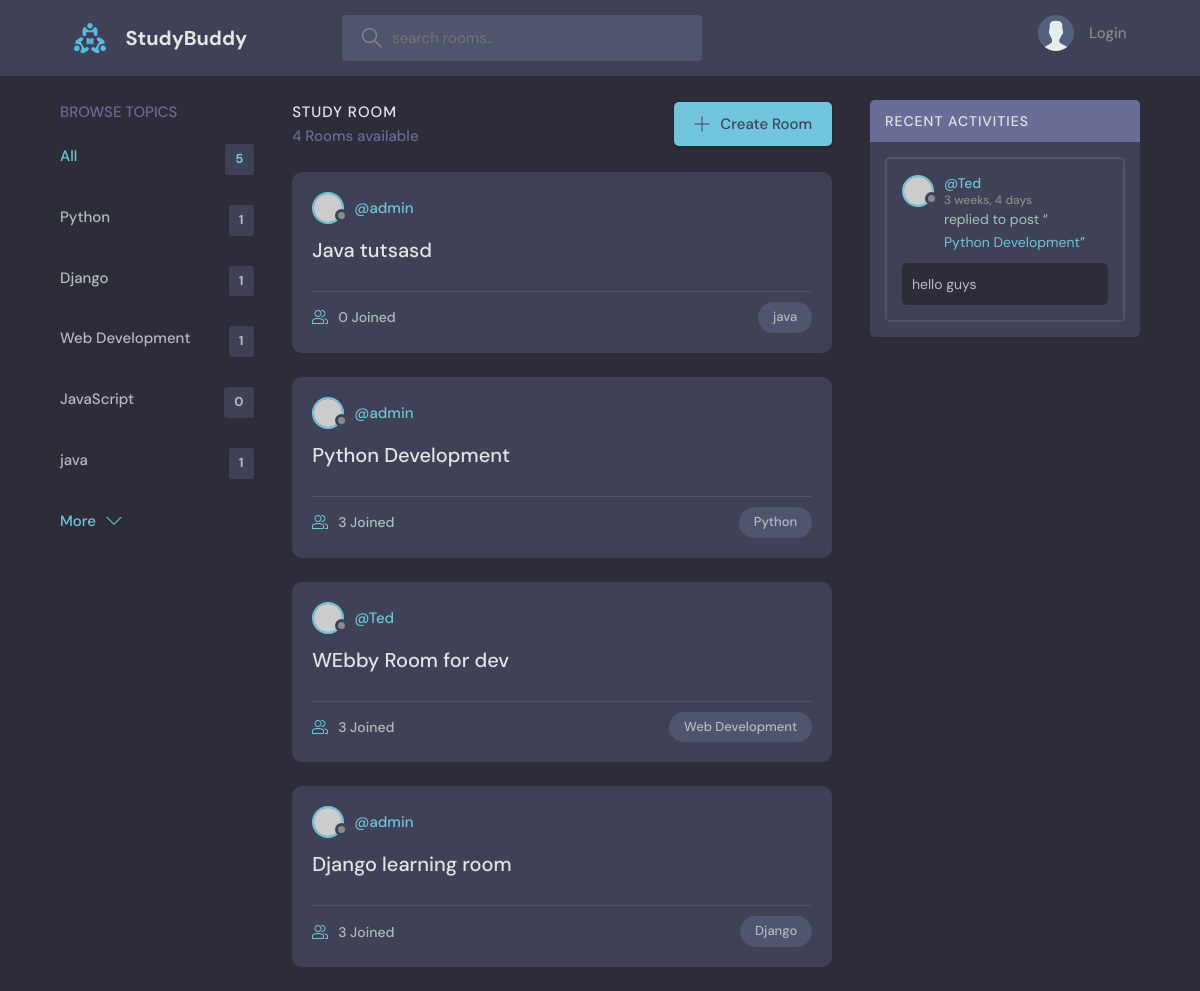
The page / on the database its author committed.
### base/models.py (models this page shows, shortened)
class Topic(models.Model):
    name = models.CharField(max_length=200)
    def __str__(self):
        return self.name

class Room(models.Model):
    host = models.ForeignKey(User, on_delete=models.SET_NULL, null=True)
    topic = models.ForeignKey(Topic, on_delete=models.SET_NULL, null=True, blank=True)
    name = models.CharField(max_length=255)
    description = models.TextField(null=True, blank=True)
    participants = models.ManyToManyField(User, related_name='participants', blank=True)
    updated = models.DateTimeField(auto_now=True)
    created = models.DateTimeField(auto_now_add=True)
    class Meta:
        ordering =['-updated', '-created']
    def __str__(self):
        return self.name

class Message(models.Model):
    user = models.ForeignKey(User,on_delete=models.CASCADE)
    room = models.ForeignKey(Room,on_delete=models.CASCADE)
    body = models.TextField()
    updated = models.DateTimeField(auto_now=True)
    created = models.DateTimeField(auto_now=True)
    class Meta:
        ordering =['-updated', '-created']

### base/views.py (the view)
# urls.py: path('', views.home, name="home"),
def home(request):
    q = request.GET.get('q') if request.GET.get('q') != None else ''
    rooms=Room.objects.filter(
        Q(topic__name__icontains=q) |
        Q(name__icontains=q) |
        Q(description__icontains=q)
        )
    room_count=rooms.count()
    topics = Topic.objects.all()
    room_messages = Message.objects.filter(Q(room__topic__name__icontains = q))
    context = {'rooms':rooms, 'topics':topics, 'room_count':room_count, 'room_messages':room_messages,}
    return render(request,'base/home.html', context )

### base/templates/base/home.html (shortened to what this page needs)
{% extends "main.html" %}
{% load static %}
{% block content %}
<main class="layout layout--3">
      <div class="container">
        {% include 'base/topics_component.html' %}
        <div class="roomList">
          <div class="roomList__header">
            <div>
              <h2>Study Room</h2>
              <p>{{room_count}} Rooms available</p>
            </div>
            <a class="btn btn--main" href="{% url 'create-room' %}">
              <svg version="1.1" xmlns="http://www.w3.org/2000/svg" width="32" height="32" viewBox="0 0 32 32">
                <title>add</title>
                <path
                  d="M16.943 0.943h-1.885v14.115h-14.115v1.885h14.115v14.115h1.885v-14.115h14.115v-1.885h-14.115v-14.115z"
                ></path>
              </svg>
              Create Room
            </a>
          </div>
          {% include 'base/feed_component.html' %}
        </div>
        {% include 'base/activity_component.html' %}
      </div>
    </main>
{% endblock %}

### base/templates/base/topics_component.html
<div class="topics">
    <div class="topics__header">
      <h2>Browse Topics</h2>
    </div>
    <ul class="topics__list">
        <li>
          <a href="{% url 'home' %}?q=" class="active">All <span>{{topics.count}}</span></a>
        </li>
        {% for topic in topics %}
      <li>
        <a href="{% url 'home' %}?q={{topic.name}}">{{topic}} <span>{{topic.room_set.all.count}}</span></a>
      </li>
      {% endfor %}
    </ul>
    <a class="btn btn--link" href="topics.html">
      More
      <svg version="1.1" xmlns="http://www.w3.org/2000/svg" width="32" height="32" viewBox="0 0 32 32">
        <title>chevron-down</title>
        <path d="M16 21l-13-13h-3l16 16 16-16h-3l-13 13z"></path>
      </svg>
    </a>
  </div>

### base/templates/base/feed_component.html (shortened to what this page needs)
{% for room in rooms %}
<div class="roomListRoom">
    <div class="roomListRoom__header">
      <a href="{% url 'user-profile' room.host.id %}" class="roomListRoom__author">
        <div class="avatar avatar--small">
          <img src="https://randomuser.me/api/portraits/women/11.jpg" />
        </div>
        <span>@{{room.host.username}}</span>
      </a>
    </div>
    <div class="roomListRoom__content">
      <a href="{% url 'room' room.id %}">{{room.name}}</a>
    </div>
    <div class="roomListRoom__meta">
      <a href="{% url 'room' room.id %}" class="roomListRoom__joined">
        {{room.participants.all.count}} Joined
      </a>
      <p class="roomListRoom__topic">{{room.topic.name}}</p>
    </div>
  </div>
  {% endfor %}

### base/templates/base/activity_component.html (shortened to what this page needs)
<div class="activities">
    <div class="activities__header">
      <h2>Recent Activities</h2>
    </div>
    {% for message in room_messages %}
    <div class="activities__box">
      <div class="activities__boxHeader roomListRoom__header">
        <a href="{% url 'user-profile' message.user.id %}" class="roomListRoom__author">
          <div class="avatar avatar--small">
            <img src="https://randomuser.me/api/portraits/women/11.jpg" />
          </div>
          <p>
            @{{message.user}}
            <span>{{message.created | timesince}}</span>
          </p>
        </a>
      </div>
      <div class="activities__boxContent">
        <p>replied to post “<a href="{% url 'room' message.room.id %}">{{message.room}}</a>”</p>
        <div class="activities__boxRoomContent">
            {{message.body}}
        </div>
      </div>
    </div>
    {% endfor %}
  </div>

### rows shown on the page
Topic: name "Python", room_set.all.count "1"
Topic: name "Django", room_set.all.count "1"
Topic: name "Web Development", room_set.all.count "1"
Topic: name "JavaScript", room_set.all.count "0"
Topic: name "java", room_set.all.count "1"
Room: host.username "admin", name "Java tutsasd", participants.all.count "0", topic.name "java"
Room: host.username "admin", name "Python Development", participants.all.count "3", topic.name "Python"
Room: host.username "Ted", name "WEbby Room for dev", participants.all.count "3", topic.name "Web Development"
Room: host.username "admin", name "Django learning room", participants.all.count "3", topic.name "Django"
Message: user "Ted", created "3 weeks, 4 days", room "Python Development", body "hello guys"

### other values the page prints
{{ topics.count }} "5"
{{ room_count }} "4"
